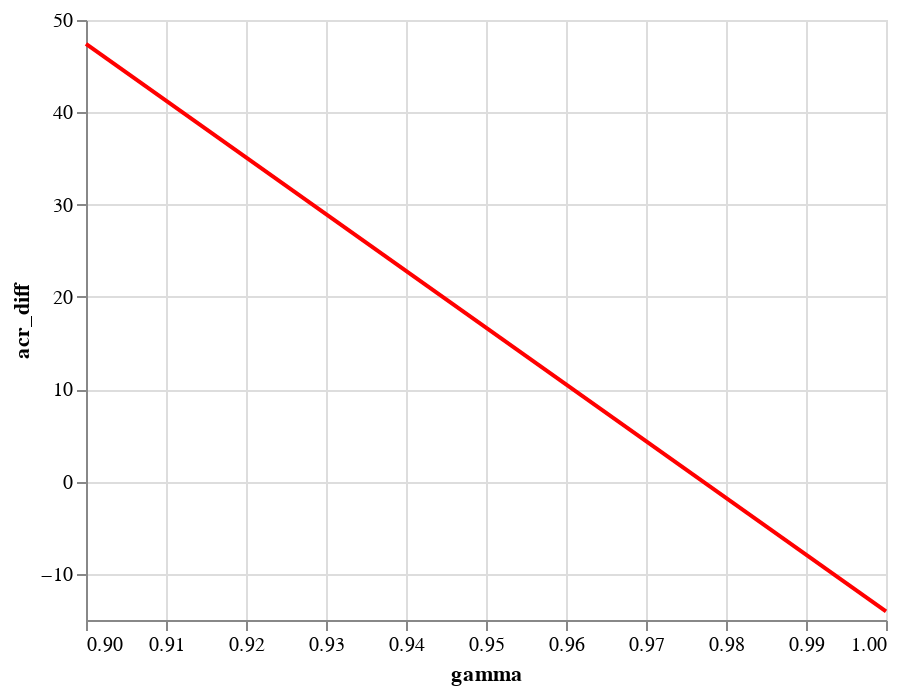

Here is the notebook cell this chart was saved with:
### Code cell
chi_line_df = filter(chi_df[chi_df.gamma >= 0.9], "chi", 0.0002)
alpha_line_df = filter(alpha_df[alpha_df.gamma >= 0.9], "alpha", 0.0002)
eps_line_df = filter(eps_df[eps_df.gamma >= 0.9], "eps", 0.0002)


chi_line = alt.Chart(chi_line_df).mark_line(color="green").encode(
    x="gamma",
    y="acr_diff"
)
alpha_line = alt.Chart(alpha_line_df).mark_line(color="red").encode(
    x="gamma",
    y="acr_diff"
)
eps_line = alt.Chart(eps_line_df).mark_line(color="blue").encode(
    x="gamma",
    y="acr_diff"
)
chi_line + alpha_line + eps_line

### Figure 1 — Vega-Lite specification as saved in the notebook (floating-point values rounded to 4 significant figures)
{"config": {"view": {"continuousWidth": 400, "continuousHeight": 300}}, "layer": [{"data": {"name": "data-7fe4317fb60ee4ba97d5b40930f63cec"}, "mark": {"type": "line", "color": "green"}, "encoding": {"x": {"field": "gamma", "type": "quantitative"}, "y": {"field": "acr_diff", "type": "quantitative"}}}, {"data": {"name": "data-f067a62da491987d56d3b21136f365a8"}, "mark": {"type": "line", "color": "red"}, "encoding": {"x": {"field": "gamma", "type": "quantitative"}, "y": {"field": "acr_diff", "type": "quantitative"}}}, {"data": {"name": "data-6985a47112cff704f8c55e213e7210b4"}, "mark": {"type": "line", "color": "blue"}, "encoding": {"x": {"field": "gamma", "type": "quantitative"}, "y": {"field": "acr_diff", "type": "quantitative"}}}], "$schema": "https://vega.github.io/schema/vega-lite/v4.17.0.json", "datasets": {"data-7fe4317fb60ee4ba97d5b40930f63cec": [{"gamma": 0.9, "chi": 0.0002, "acr": null, "acr_diff": null, "samples": 0.0, "standard_deviation": null}, {"gamma": 1.0, "chi": 0.0002, "acr": null, "acr_diff": null, "samples": 0.0, "standard_deviation": null}], "data-f067a62da491987d56d3b21136f365a8": [{"gamma": 0.9, "alpha": 0.0002, "acr": 66.73, "acr_diff": 47.42, "samples": 824.0, "standard_deviation": 27.66}, {"gamma": 1.0, "alpha": 0.0002, "acr": 3.163, "acr_diff": -14.08, "samples": 881.0, "standard_deviation": 4.195}], "data-6985a47112cff704f8c55e213e7210b4": [{"gamma": 0.9, "eps": 0.0002, "acr": null, "acr_diff": null, "samples": 0.0, "standard_deviation": null}, {"gamma": 1.0, "eps": 0.0002, "acr": null, "acr_diff": null, "samples": 0.0, "standard_deviation": null}]}}
